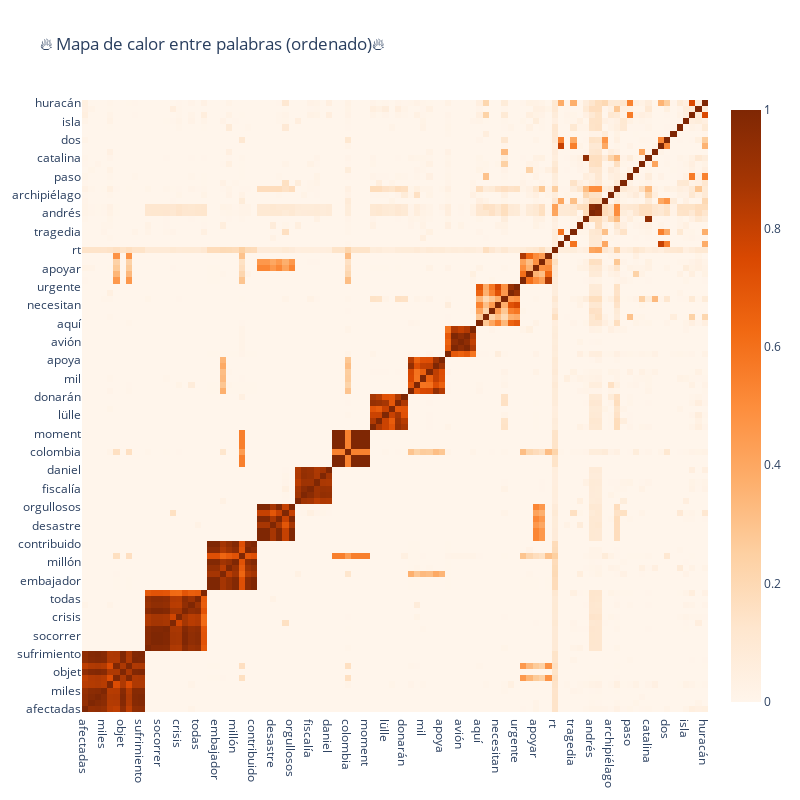

The code cell stored with this chart in its notebook:
### Code cell
trace = go.Heatmap(z=temp2.values.tolist(),
                   x=temp2.index.values,
                   y=temp2.columns.values,
                   colorscale='Oranges')

layout = go.Layout(title='🔥 Mapa de calor entre palabras (ordenado)🔥',
                   width=800, height=800)

fig = go.Figure(data=[trace],layout=layout)
iplot(fig)

### Figure 1 — Plotly figure (JSON) as saved in the notebook; plotly's stock layout.template omitted (floating-point values rounded to 4 significant figures; data arrays with more than 128 entries replaced by an {"elided": "..."} marker saying what was removed)
{"data": [{"colorscale": [[0, "rgb(255,245,235)"], [0.125, "rgb(254,230,206)"], [0.25, "rgb(253,208,162)"], [0.375, "rgb(253,174,107)"], [0.5, "rgb(253,141,60)"], [0.625, "rgb(241,105,19)"], [0.75, "rgb(217,72,1)"], [0.875, "rgb(166,54,3)"], [1, "rgb(127,39,4)"]], "type": "heatmap", "x": ["afectadas", "generar", "esperanza", "miles", "personas", "salvar", "objet", "vidas", "aliviar", "sufrimiento", "donando", "democrático", "socorrer", "igual", "centro", "crisis", "parti", "presente", "todas", "pandemia", "philip", "embajador", "dólares", "semana", "millón", "unidos", "esfuerzo", "contribuido", "natura", "enfrenta", "desastre", "devastador", "mientras", "orgullosos", "fiscal", "miguel", "fiscalía", "general", "caso", "daniel", "significa", "amistad", "colombia", "cercana", "duradera", "moment", "organización", "postobón", "lülle", "vivienda", "ardila", "donarán", "respuesta", "humanitaria", "mil", "departamento", "defensa", "apoya", "apoyo", "proporcionado", "avión", "partió", "parte", "aquí", "animales", "aún", "necesitan", "damnificados", "insumos", "urgente", "recuperación", "reconstruir", "apoyar", "pueblo", "solidariza", "rt", "triste", "agua", "tragedia", "andres", "santa", "andrés", "san", "hoy", "archipiélago", "providencia", "presidente", "paso", "ayudar", "ayudas", "catalina", "cundinamarca", "noticias", "dos", "familia", "gobierno", "isla", "iota", "reconstrucción", "huracán"], "y": ["afectadas", "generar", "esperanza", "miles", "personas", "salvar", "objet", "vidas", "aliviar", "sufrimiento", "donando", "democrático", "socorrer", "igual", "centro", "crisis", "parti", "presente", "todas", "pandemia", "philip", "embajador", "dólares", "semana", "millón", "unidos", "esfuerzo", "contribuido", "natura", "enfrenta", "desastre", "devastador", "mientras", "orgullosos", "fiscal", "miguel", "fiscalía", "general", "caso", "daniel", "significa", "amistad", "colombia", "cercana", "duradera", "moment", "organización", "postobón", "lülle", "vivienda", "ardila", "donarán", "respuesta", "humanitaria", "mil", "departamento", "defensa", "apoya", "apoyo", "proporcionado", "avión", "partió", "parte", "aquí", "animales", "aún", "necesitan", "damnificados", "insumos", "urgente", "recuperación", "reconstruir", "apoyar", "pueblo", "solidariza", "rt", "triste", "agua", "tragedia", "andres", "santa", "andrés", "san", "hoy", "archipiélago", "providencia", "presidente", "paso", "ayudar", "ayudas", "catalina", "cundinamarca", "noticias", "dos", "familia", "gobierno", "isla", "iota", "reconstrucción", "huracán"], "z": {"elided": "100x100 float values"}}], "layout": {"height": 800, "title": {"text": "🔥 Mapa de calor entre palabras (ordenado)🔥"}, "width": 800}}
